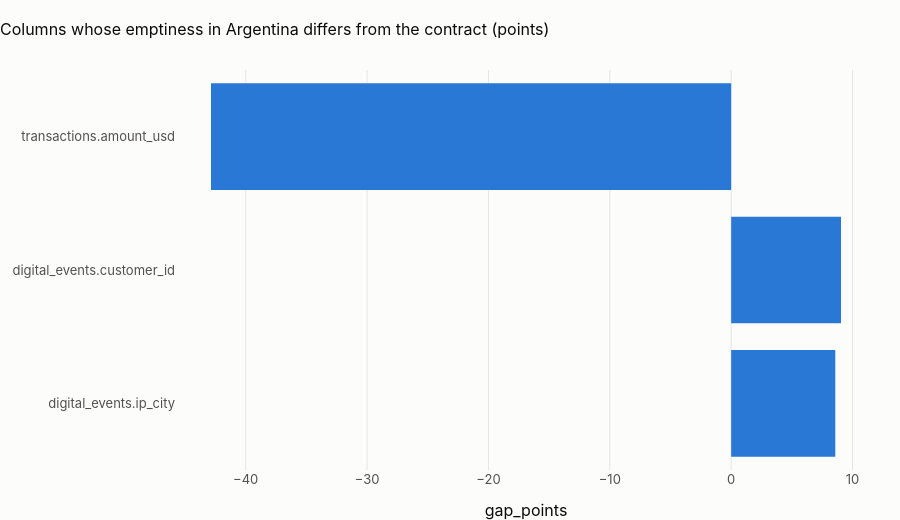

Notebook cell for this chart:
### Markdown cell above
## 3 · Emptiness: where this country differs from the bank
Share of empty values per column in this country, against the global contract's `empty_share`. A large gap means
the column is used differently here (a product mix, a channel mix, a process) and the global baseline will
misfire on this country's days.

### Code cell
GLOBAL = country.global_contract(pl)
emp = pl.q(f"""
    with p as (select table_name, column_name, sum(n_empty + n_absent) / sum(n_rows) as country_empty
               from {{dq_partition_profile}} where zone = 'bronze' group by 1, 2)
    select p.table_name, p.column_name, round(100 * p.country_empty, 2) as country_empty_pct,
           round(100 * c.empty_share, 2) as contract_empty_pct,
           round(100 * (p.country_empty - c.empty_share), 2) as gap_points
    from p join {GLOBAL} c using (table_name, column_name)
    where abs(p.country_empty - c.empty_share) >= 0.02
    order by abs(p.country_empty - c.empty_share) desc""")
show(emp, paging=False)
if len(emp):
    fig = px.bar(
        emp.head(20),
        x="gap_points",
        y=emp.head(20).table_name + "." + emp.head(20).column_name,
        orientation="h",
        title=f"Columns whose emptiness in {CTRY.name} differs from the contract (points)",
    )
    fig.update_layout(height=520, yaxis_title=None, yaxis=dict(autorange="reversed"))
    fig.show()
display(
    Markdown(
        f"**{len(emp)} columns differ from the contract's empty share by 2 points or more in {CTRY.name}.** "
        "These are the columns where the contract's baseline cannot describe this scope; notebook 03 re-estimates "
        "them on the scope's reference window."
    )
)

### Figure 1 — Plotly figure (JSON) as saved in the notebook; plotly's stock layout.template omitted (floating-point values rounded to 4 significant figures)
{"data": [{"hovertemplate": "gap_points=%{x}<br>y=%{y}<extra></extra>", "legendgroup": "", "marker": {"color": "#2a78d6", "pattern": {"shape": ""}}, "name": "", "orientation": "h", "showlegend": false, "textposition": "auto", "type": "bar", "x": [-42.86, 9.05, 8.58], "xaxis": "x", "y": ["transactions.amount_usd", "digital_events.customer_id", "digital_events.ip_city"], "yaxis": "y"}], "layout": {"barmode": "relative", "height": 520, "legend": {"tracegroupgap": 0}, "title": {"text": "Columns whose emptiness in Argentina differs from the contract (points)"}, "xaxis": {"anchor": "y", "domain": [0.0, 1.0], "title": {"text": "gap_points"}}, "yaxis": {"anchor": "x", "autorange": "reversed", "domain": [0.0, 1.0], "title": {}}}}
